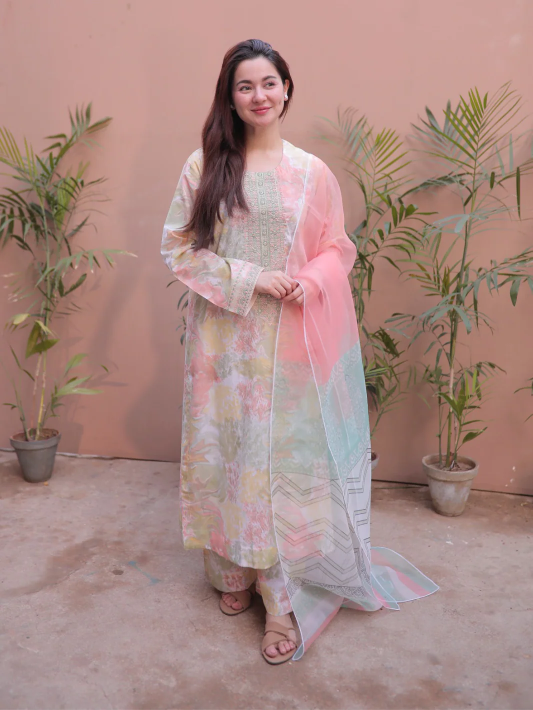
#> input picture backend/SAMPLE_TEST_IMAGES/person_1_full_body(1).webp, 1065 x 1420 px (shown at 1/2 size); its folder holds only this picture in this run
$ python -i candidate_selector.py   (imports and definitions only)   (older library calls are emulated)
#> lines starting #> are read from the running program, lines starting #| are printed output that depends on the picture
from __future__ import annotations

from dataclasses import dataclass
from pathlib import Path
import threading

import cv2
import numpy as np

from app.services.body_geometry import (
    BodyGeometryProfile,
    build_body_geometry_profile,
    distortion_penalties,
    geometry_similarity,
)
from app.services.phase3c2_quality import (
    GarmentQualityProfile,
    garment_color_similarity,
    garment_structure_metrics,
    get_garment_quality_profile,
)

# Neutral fallback used when a validation signal cannot be computed. A failed
# validator must NEVER become a perfect (1.0) score, because that would let a
# broken/unmeasurable candidate win selection. 0.5 keeps it competitive but not
# preferred, and the failure is recorded in `validation_errors` for debugging.
NEUTRAL_VALIDATION_SCORE = 0.5

# Candidate scoring weights. Starting values from the garment-consistency spec;
# exposed here so they can be tuned without touching the scoring logic.
WEIGHT_RENDER_GEOMETRY = 0.30
WEIGHT_FULL_BODY_GEOMETRY = 0.10
WEIGHT_GARMENT_COLOR = 0.20
WEIGHT_GARMENT_STRUCTURE = 0.25
WEIGHT_GARMENT_LENGTH = 0.15

# Hard-rejection thresholds for garment fidelity (separate from body geometry).
COLOR_HARD_REJECT_BELOW = 0.55
STRUCTURE_HARD_REJECT_BELOW = 0.40
LENGTH_HARD_REJECT_BELOW = 0.40
IDENTITY_HARD_REJECT_BELOW = 0.32
# The face signal is pixel/edge correlation, so two frontal faces in similar
# light already score ~0.6. Only a near-copy of the catalog face counts as leakage.
CATALOG_LEAKAGE_MIN_SCORE = 0.80

# Longest side used for face detection; faces in try-on photos are large.
FACE_DETECTION_MAX_SIDE = 640

# Penalty applied to a hard-rejected candidate's final score so an eligible
# candidate is always preferred when one exists.
HARD_REJECT_PENALTY = 0.30


@dataclass(slots=True)
class CandidateScore:
    index: int
    path: str
    geometry_similarity: float
    full_body_similarity: float
    final_score: float
    hard_rejected: bool
    penalties: dict[str, float]
    candidate_profile: dict[str, object]
    identity_score: float = 1.0
    identity_reliable: bool = False
    catalog_face_score: float = 0.0
    catalog_leakage: bool = False
    garment_color_score: float = 1.0
    garment_structure_score: float = 1.0
    garment_length_score: float = 1.0
    long_garment_violation: bool = False
    long_garment_confidence: float = 0.0
    semantic_fidelity: dict[str, object] | None = None
    rejection_reasons: list[str] | None = None
    validation_errors: dict[str, str] | None = None
    error: str | None = None

    # [46 lines left out: function to_dict, not called in this run]


class NoEligibleCandidateError(ValueError):
    """Raised when every evaluated candidate fails a hard quality gate."""

    def __init__(self, scores: list[CandidateScore]) -> None:
        self.scores = scores
        super().__init__("No eligible candidate passed the quality gates.")


_FACE_DETECTORS: list[cv2.CascadeClassifier] | None = None
_FACE_CROP_CACHE: dict[str, np.ndarray | None] = {}
_FACE_DETECTOR_LOCK = threading.Lock()


def _get_face_detectors() -> list[cv2.CascadeClassifier]:
    global _FACE_DETECTORS
    if _FACE_DETECTORS is None:
        _FACE_DETECTORS = [
            cv2.CascadeClassifier(
                str(Path(cv2.data.haarcascades) / "haarcascade_frontalface_default.xml")
            ),
            cv2.CascadeClassifier(
                str(Path(cv2.data.haarcascades) / "haarcascade_profileface.xml")
            ),
        ]
    return _FACE_DETECTORS


def _crop_face(path: Path | None) -> np.ndarray | None:
    if path is None:
        return None
    path_obj = Path(path)
    key = str(path_obj.resolve()) if path_obj.exists() else str(path_obj)
    if key in _FACE_CROP_CACHE:
        return _FACE_CROP_CACHE[key]
    if not path_obj.exists() or not path_obj.is_file():
        return None
    image = cv2.imread(str(path_obj), cv2.IMREAD_GRAYSCALE)
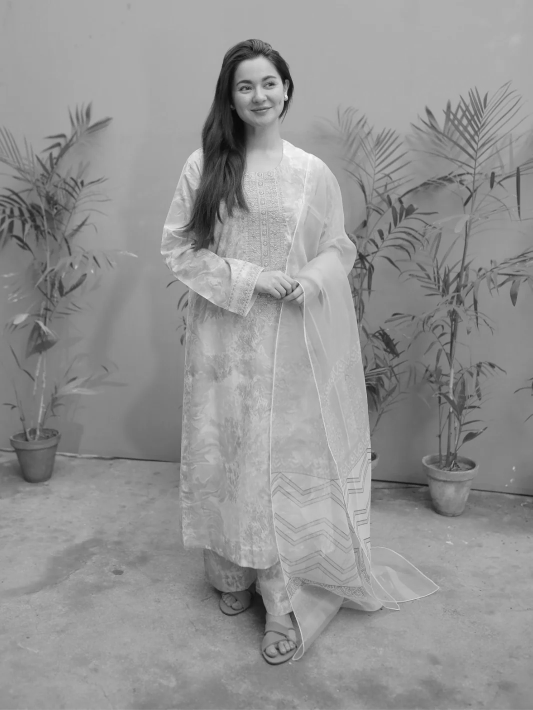
#> image: shape (1420, 1065) (shown at 1/2 size); min 2, max 253, mean 147.2
    if image is None:
        return None
    # Detect on a downscaled copy (cascade cost grows with pixel count), then
    # map the box back and crop from the full-resolution image.
    scale = min(1.0, FACE_DETECTION_MAX_SIDE / max(image.shape[:2]))
#> scale = 0.451
    search = (
        cv2.resize(image, None, fx=scale, fy=scale, interpolation=cv2.INTER_AREA)
        if scale < 1.0
        else image
    )
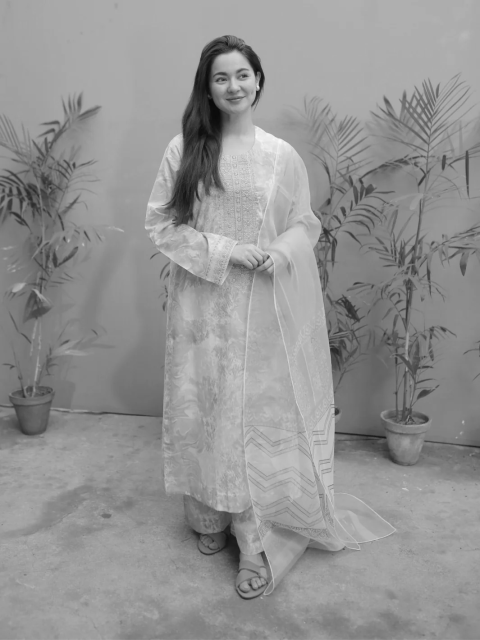
#> search: shape (640, 480); min 9, max 248, mean 147.2
    faces = []
    with _FACE_DETECTOR_LOCK:
        for detector in _get_face_detectors():
            detected = detector.detectMultiScale(
                search,
                scaleFactor=1.1,
                minNeighbors=5,
                minSize=(24, 24),
            )
            if len(detected):
                faces = [
                    tuple(int(round(value / scale)) for value in box)
                    for box in detected
                ]
                break
#> this loop made 1 pass
#> (detected, faces) on pass 1: ([[202, 53, 61, 61]], [(448, 118, 135, 135)])
    if len(faces) == 0:
        if len(_FACE_CROP_CACHE) > 64:
            _FACE_CROP_CACHE.clear()
        _FACE_CROP_CACHE[key] = None
        return None
    x, y, width, height = max(faces, key=lambda item: item[2] * item[3])
#> x = 448; y = 118; width = 135; height = 135
    padding_x = int(width * 0.45)
#> padding_x = 60
    padding_y = int(height * 0.65)
#> padding_y = 87
    left = max(0, x - padding_x)
#> left = 388
    top = max(0, y - padding_y)
#> top = 31
    right = min(image.shape[1], x + width + padding_x)
#> right = 643
    bottom = min(image.shape[0], y + height + padding_y)
#> bottom = 340
    crop = image[top:bottom, left:right]
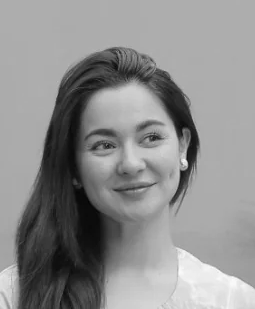
#> crop: shape (309, 255); min 2, max 253, mean 141.1
    if crop.size == 0:
        if len(_FACE_CROP_CACHE) > 64:
            _FACE_CROP_CACHE.clear()
        _FACE_CROP_CACHE[key] = None
        return None
    result = cv2.resize(crop, (64, 64), interpolation=cv2.INTER_AREA).astype(np.float32)
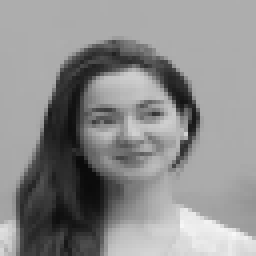
#> result: shape (64, 64) float32 (shown 4 times larger); min 10, max 248, mean 141.1
    if len(_FACE_CROP_CACHE) > 64:
        _FACE_CROP_CACHE.clear()
    _FACE_CROP_CACHE[key] = result
    return result


# [480 lines left out: functions _compare_cropped_faces, _face_identity_signal, _hard_reject, _geometry_evidence_reliable, choose_best_candidate, not called in this run]

>>> result = _crop_face('../../SAMPLE_TEST_IMAGES/person_1_full_body(1).webp')

$ run again, on backend/SAMPLE_TEST_IMAGES/person_2_full_body(1).webp
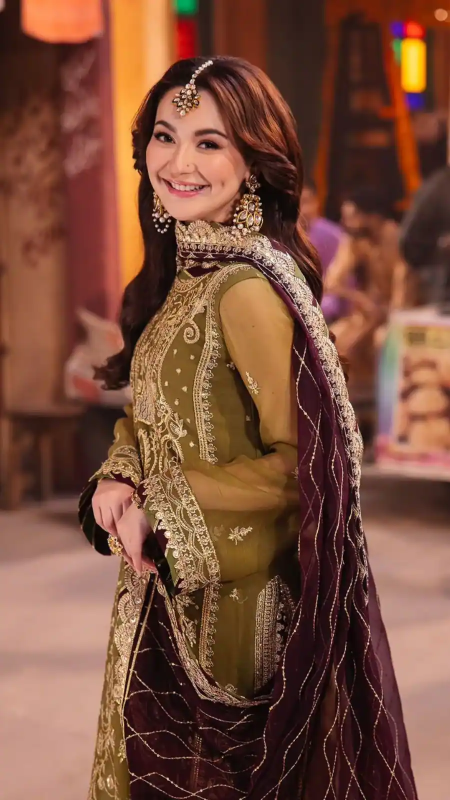
#> input picture backend/SAMPLE_TEST_IMAGES/person_2_full_body(1).webp, 900 x 1600 px (shown at 1/2 size)
#> in _crop_face, `search = ( cv2.resize(image, None, fx=scale, fy=scale, interpolation=c..`:
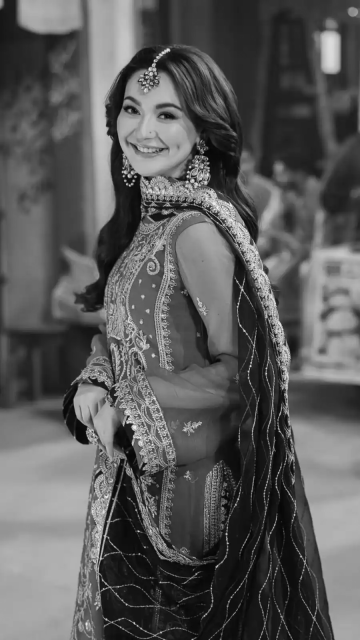
#> search: shape (640, 360); min 5, max 243, mean 89.7
#> the loop in _crop_face, `for detector in _get_face_detectors():` made 1 pass
#> (detected, faces) on pass 1: ([[101, 77, 98, 98]], [(252, 192, 245, 245)])
#> x = 252; y = 192; width = 245
#> padding_x = 110
#> padding_y = 159
#> left = 142
#> top = 33
#> right = 607
#> bottom = 596
#> in _crop_face, `result = cv2.resize(crop, (64, 64), interpolation=cv2.INTER_AREA).asty..`:
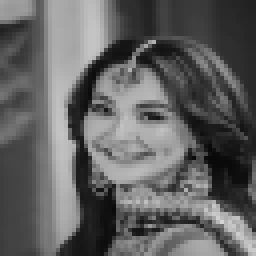
#> result: shape (64, 64) float32 (shown 4 times larger); min 8, max 212, mean 97.3
